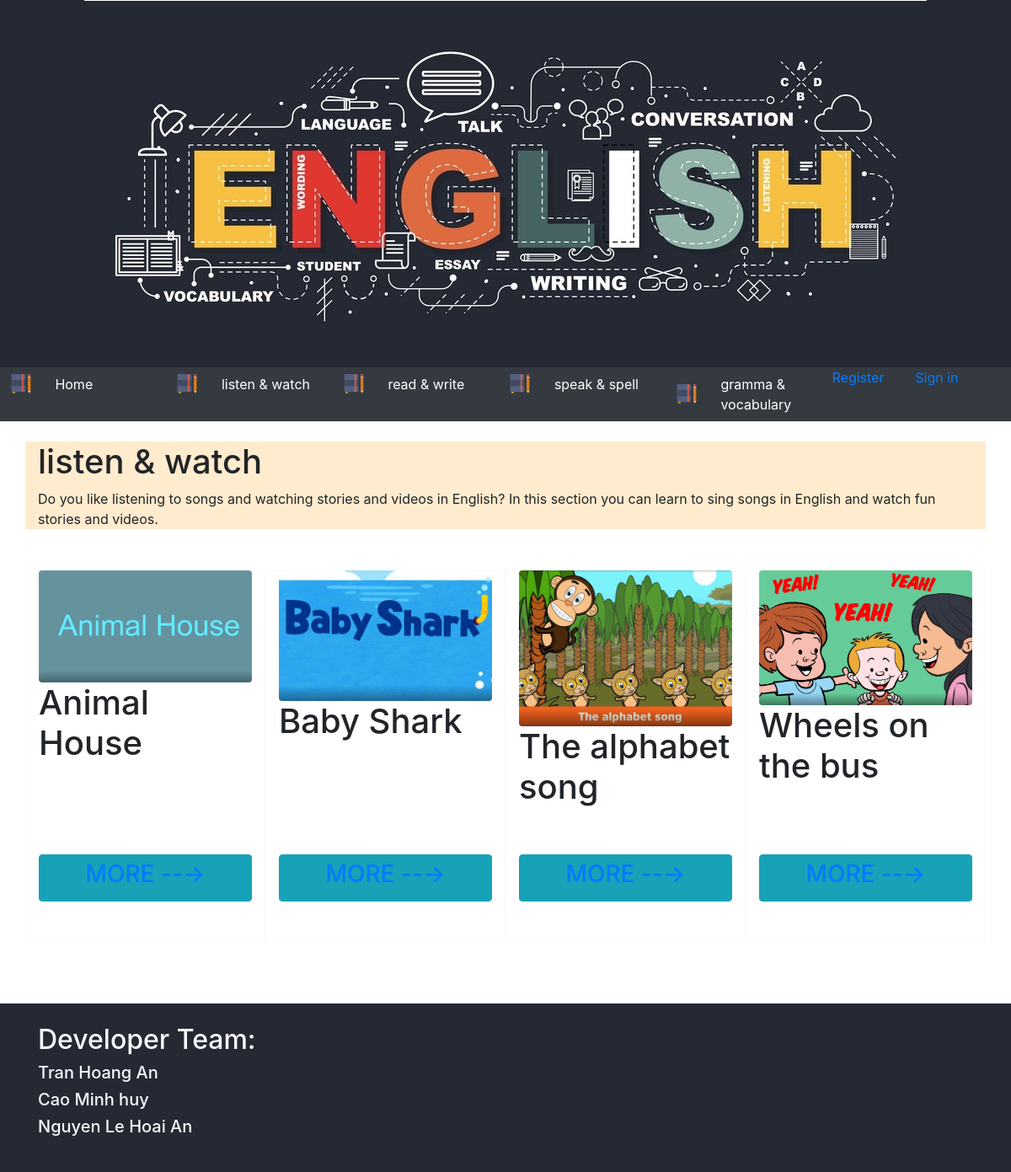
The app's page /view_tab.php?cat_id=1 with its own data.
### tables this page shows
CREATE TABLE CATEGORIES(
    CAT_ID INTEGER NOT NULL PRIMARY KEY AUTO_INCREMENT,
    CAT_NAME TINYTEXT,
    CAT_IMG TINYTEXT,
    CAT_CONTENT TINYTEXT
);

CREATE TABLE LESSON(
    LESSON_ID INTEGER NOT NULL PRIMARY KEY AUTO_INCREMENT,
    INTRO_IMG TINYTEXT,
    LESSON_CONTENT TINYTEXT,
    LINK TINYTEXT,
    CAT_ID INTEGER,
    CONSTRAINT FK_CAT FOREIGN KEY (CAT_ID) REFERENCES CATEGORIES (CAT_ID)
);

### Code/php/categories_management.php (called while the page is built, shortened)
<?php
function get_id_name_categories() {
        $sql    = 'SELECT CAT_NAME,CAT_ID FROM CATEGORIES';
        $result = $GLOBALS['conn']->query($sql);
        $catTittle = array();
        if ($result->num_rows > 0) {
            while ($row = $result->fetch_assoc()) {
                array_push($catTittle,$row['CAT_ID'],$row['CAT_NAME']);
            }
        }
        return $catTittle;
}
?>

### Code/php/connection.php (called while the page is built, shortened)
<?php
function check_connection() {
    $servername = "localhost";
    $username   = "root";
    $password   = "";
    $dbname     = "btpm";
    return true;
}
?>

### view_tab.php (the view, shortened to what this page needs)
<?php
include('Code/php/connection.php');
include('Code/php/categories_management.php');
?>
<!DOCTYPE html>
<html lang="en">
<head>
    <link rel="stylesheet" href="bootstrap/css/bootstrap.min.css">
    <link rel="stylesheet" href="myCss.css">
</head>
<body>
    <div class="container-fluid bgimage-color">
        <img class="mx-auto d-block" src="Banner/Eng_banner.jpg" class="img-fluid" alt="Responsive image">
    </div>
    <nav class="container-fluid bg-dark">
        <div class="row">
            <ul class="nav mr-auto col-12" id="nav-tab">
            <?php $id_name = get_id_name_categories(); ?>
            <li class="nav-item active col-2">
                    <div class="row">
                        <img class="mx-auto my-auto d-block navicon-size" src="notebook.png">
                        <a class="col-9 nav-link my-auto text-white" href="./index.php">Home</a>
                    </div>
                </li>
                <li class="nav-item col-2">
                    <div class="row">
                        <img class="mx-auto my-auto d-block navicon-size" src="notebook.png">
                        <?php echo '<a class="col-9 nav-link my-auto text-white" href="./view_tab.php?cat_id='.$id_name[0].'"> '.$id_name[1].'</a>' ?>
                    </div>
                </li>
                <li class="nav-item col-2">
                    <div class="row">
                        <img class="mx-auto my-auto d-block navicon-size" src="notebook.png">
                        <?php echo '<a class="col-9 nav-link my-auto text-white" href="./view_tab.php?cat_id='.$id_name[2].'"> '.$id_name[3].'</a>' ?>
                    </div>
                </li>
                <li class="nav-item col-2">
                    <div class="row">
                        <img class="mx-auto my-auto d-block navicon-size" src="notebook.png">
                        <?php echo '<a class="col-9 nav-link my-auto text-white" href="./view_tab.php?cat_id='.$id_name[4].'"> '.$id_name[5].'</a>' ?>
                </li>
                <li class="nav-item col-2">
                    <div class="row">
                        <img class="mx-auto my-auto d-block navicon-size" src="notebook.png">
                        <?php echo '<a class="col-9 nav-link my-auto text-white" href="./view_tab.php?cat_id='.$id_name[6].'"> '.$id_name[7].'</a>' ?>
                    </div>
                </li>
                <li class="nav-item col-1">
                    <div class="row">
                        <a href="" class="text-default" data-toggle="modal" data-target="#modalRegisterForm">
                            <?php if($GLOBALS['isSignedIn'] != null){
                                      if($GLOBALS['isSignedIn'] == false){
                                          echo "Register";
                                      }
                                      else echo "<a href='Code/php/logout.php'"."> Sign Out</a>";
                                    }
                                  else echo "Register";
                            ?>
                        </a>
                    </div>
                </li>
                <li class="nav-item col-1">
                    <div class="row">
                            <?php if($GLOBALS['isSignedIn'] === false){
                                echo '<a id="login" href="" class="text-default" data-toggle="modal"
                                data-target="#modalLoginForm"> Sign in </a>';
                            }
                            else echo '<span class="text-primary">'.$_SESSION['user'].'</span>' ?>
                    </div>
                </li>
            </ul>
        </div>
    </nav>
   <br>
   <?php
   if (check_connection() === true) {
       $sql    = 'SELECT * FROM CATEGORIES WHERE CAT_ID='.$_GET['cat_id'].'';
       $result = $GLOBALS['conn']->query($sql);
       if ($result->num_rows > 0) {
        while($row = $result->fetch_assoc()){
            echo '<div class = "container intro"><h1>'.$row["CAT_NAME"].'</h1><div style="word-wrap:brea-word;">'.$row["CAT_CONTENT"].'</div></div>';
        }
       }
        else {
            echo "0 results";
        }
   }
   ?>
    <br>
    <br>
    <div class="container">
    <div class="row row-eq-height">
    <?php
    if (check_connection() === true) {
       $temp="MORE --→ ";
       $sql    = 'SELECT * FROM LESSON WHERE CAT_ID='.$_GET['cat_id'].'';
       $result = $GLOBALS['conn']->query($sql);
       if ($result->num_rows > 0) {
        while($row = $result->fetch_assoc()){
            echo '
            <div class="col-3 border border-light rounded overflow-auto d-flex flex-column">
                <img class="d-block mx-auto img-fluid rounded" src="'.$row["INTRO_IMG"].'">
                <h1>'.$row["LESSON_CONTENT"].'</h1>
                <br>
                <br>
                <button class="mt-auto btn btn-info">
                    <h3>
                    <a href="./view_lession.php?CAT_ID='.$row["CAT_ID"].'&LESSON_ID='.$row["LESSON_ID"].'">'.$temp.'</a>
                    </h3>
                </button>
                <br>
                <br>
            </div>
                    ';
        }
       }
        else {
            echo "0 results";
        }
   }
    ?>
    </div>
    </div>
   <br>
    <br>
    <br>
    <div class="container-fluid" id="footer">
        <div class="container">
            <br>
            <h2 class="text-light">Developer Team:</h2>
            <h5 class="text-light"> Tran Hoang An</h5>
            <h5 class="text-light"> Cao Minh huy</h5>
            <h5 class="text-light"> Nguyen Le Hoai An</h5>
        </div>
    </div>
</body>
</html>

### myCss.css (style rules this page uses)
.bgimage-color { background-color: rgb(37, 41, 52) }
.navicon-size { height:24px; width: 24px; }
.intro { background-color: blanchedalmond; }
#footer { min-height: 200px; background-color: rgb(37, 41, 52); }

### records on screen
categories: CAT_NAME "listen & watch", CAT_CONTENT "Do you like listening to songs and watching stories and videos in English? In this section you can learn to sing songs in English and watch fun stories and videos."
lesson: INTRO_IMG (picture), LESSON_CONTENT "Animal House"
lesson: INTRO_IMG (picture), LESSON_CONTENT "Baby Shark"
lesson: INTRO_IMG (picture), LESSON_CONTENT "The alphabet song"
lesson: INTRO_IMG (picture), LESSON_CONTENT "Wheels on the bus"

### other values on screen
$id_name[1] "listen & watch"
$id_name[3] "read & write"
$id_name[5] "speak & spell"
$id_name[7] "gramma & vocabulary"
